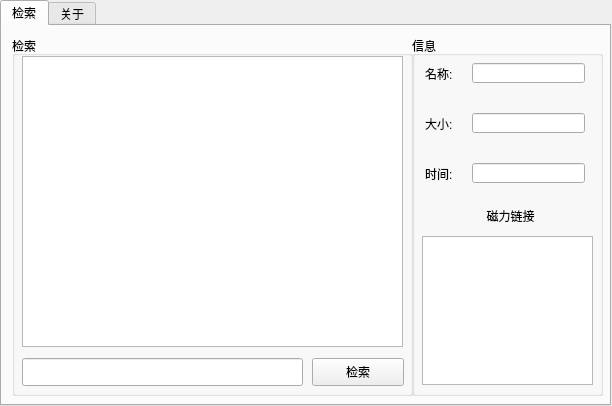
<?xml version="1.0" encoding="UTF-8"?>
<ui version="4.0">
 <class>MainWindow</class>
 <widget class="QMainWindow" name="MainWindow">
  <property name="geometry">
   <rect>
    <x>0</x>
    <y>0</y>
    <width>612</width>
    <height>406</height>
   </rect>
  </property>
  <property name="windowTitle">
   <string>DOPro2 - 阿拉克涅的啜食</string>
  </property>
  <property name="windowIcon">
   <iconset resource="Resource.qrc">
    <normaloff>:/pic/DOPro_icon_Round.png</normaloff>:/pic/DOPro_icon_Round.png</iconset>
  </property>
  <widget class="QWidget" name="centralWidget">
   <widget class="QTabWidget" name="tabWidget">
    <property name="geometry">
     <rect>
      <x>0</x>
      <y>0</y>
      <width>611</width>
      <height>406</height>
     </rect>
    </property>
    <property name="currentIndex">
     <number>0</number>
    </property>
    <widget class="QWidget" name="tab">
     <attribute name="title">
      <string>检索</string>
     </attribute>
     <widget class="QGroupBox" name="groupBox">
      <property name="geometry">
       <rect>
        <x>10</x>
        <y>10</y>
        <width>401</width>
        <height>360</height>
       </rect>
      </property>
      <property name="title">
       <string>检索</string>
      </property>
      <widget class="QListWidget" name="listWidget">
       <property name="geometry">
        <rect>
         <x>10</x>
         <y>20</y>
         <width>381</width>
         <height>291</height>
        </rect>
       </property>
      </widget>
      <widget class="QLineEdit" name="lineEdit">
       <property name="geometry">
        <rect>
         <x>10</x>
         <y>322</y>
         <width>281</width>
         <height>28</height>
        </rect>
       </property>
      </widget>
      <widget class="QPushButton" name="pushButton">
       <property name="geometry">
        <rect>
         <x>300</x>
         <y>322</y>
         <width>92</width>
         <height>28</height>
        </rect>
       </property>
       <property name="text">
        <string>检索</string>
       </property>
      </widget>
     </widget>
     <widget class="QGroupBox" name="groupBox_2">
      <property name="geometry">
       <rect>
        <x>410</x>
        <y>10</y>
        <width>191</width>
        <height>360</height>
       </rect>
      </property>
      <property name="title">
       <string>信息</string>
      </property>
      <widget class="QLabel" name="label">
       <property name="geometry">
        <rect>
         <x>13</x>
         <y>30</y>
         <width>41</width>
         <height>16</height>
        </rect>
       </property>
       <property name="text">
        <string>名称:</string>
       </property>
      </widget>
      <widget class="QLineEdit" name="lineEdit_2">
       <property name="geometry">
        <rect>
         <x>60</x>
         <y>27</y>
         <width>113</width>
         <height>20</height>
        </rect>
       </property>
       <property name="readOnly">
        <bool>true</bool>
       </property>
      </widget>
      <widget class="QLineEdit" name="lineEdit_3">
       <property name="geometry">
        <rect>
         <x>60</x>
         <y>77</y>
         <width>113</width>
         <height>20</height>
        </rect>
       </property>
       <property name="readOnly">
        <bool>true</bool>
       </property>
      </widget>
      <widget class="QLabel" name="label_2">
       <property name="geometry">
        <rect>
         <x>13</x>
         <y>80</y>
         <width>41</width>
         <height>16</height>
        </rect>
       </property>
       <property name="text">
        <string>大小:</string>
       </property>
      </widget>
      <widget class="QLineEdit" name="lineEdit_4">
       <property name="geometry">
        <rect>
         <x>60</x>
         <y>127</y>
         <width>113</width>
         <height>20</height>
        </rect>
       </property>
       <property name="readOnly">
        <bool>true</bool>
       </property>
      </widget>
      <widget class="QLabel" name="label_3">
       <property name="geometry">
        <rect>
         <x>13</x>
         <y>130</y>
         <width>41</width>
         <height>16</height>
        </rect>
       </property>
       <property name="text">
        <string>时间:</string>
       </property>
      </widget>
      <widget class="QLabel" name="label_4">
       <property name="geometry">
        <rect>
         <x>3</x>
         <y>170</y>
         <width>191</width>
         <height>20</height>
        </rect>
       </property>
       <property name="text">
        <string>磁力链接</string>
       </property>
       <property name="alignment">
        <set>Qt::AlignCenter</set>
       </property>
      </widget>
      <widget class="QTextBrowser" name="textBrowser">
       <property name="geometry">
        <rect>
         <x>10</x>
         <y>200</y>
         <width>171</width>
         <height>149</height>
        </rect>
       </property>
      </widget>
     </widget>
    </widget>
    <widget class="QWidget" name="tab_2">
     <attribute name="title">
      <string>关于</string>
     </attribute>
     <widget class="QGraphicsView" name="graphicsView">
      <property name="geometry">
       <rect>
        <x>50</x>
        <y>-5</y>
        <width>501</width>
        <height>151</height>
       </rect>
      </property>
      <property name="styleSheet">
       <string notr="true">border-image: url(:/pic/DO_Logo2.png);</string>
      </property>
     </widget>
     <widget class="Line" name="line">
      <property name="geometry">
       <rect>
        <x>30</x>
        <y>180</y>
        <width>281</width>
        <height>20</height>
       </rect>
      </property>
      <property name="orientation">
       <enum>Qt::Horizontal</enum>
      </property>
     </widget>
     <widget class="QLabel" name="label_5">
      <property name="geometry">
       <rect>
        <x>30</x>
        <y>150</y>
        <width>281</width>
        <height>41</height>
       </rect>
      </property>
      <property name="font">
       <font>
        <family>微软雅黑</family>
        <pointsize>12</pointsize>
       </font>
      </property>
      <property name="text">
       <string>DOProgram2-阿拉克涅的啜食</string>
      </property>
     </widget>
     <widget class="QLabel" name="label_6">
      <property name="geometry">
       <rect>
        <x>110</x>
        <y>190</y>
        <width>201</width>
        <height>31</height>
       </rect>
      </property>
      <property name="font">
       <font>
        <family>微软雅黑 Light</family>
        <pointsize>10</pointsize>
       </font>
      </property>
      <property name="text">
       <string>Powered by Dream Office</string>
      </property>
     </widget>
     <widget class="QLabel" name="label_7">
      <property name="geometry">
       <rect>
        <x>460</x>
        <y>360</y>
        <width>151</width>
        <height>20</height>
       </rect>
      </property>
      <property name="text">
       <string>&lt;html&gt;&lt;head/&gt;&lt;body&gt;&lt;p&gt;&lt;span style=&quot; color:#767676;&quot;&gt;version 1.0.0 beta&lt;/span&gt;&lt;/p&gt;&lt;/body&gt;&lt;/html&gt;</string>
      </property>
     </widget>
     <widget class="QLabel" name="label_8">
      <property name="geometry">
       <rect>
        <x>190</x>
        <y>240</y>
        <width>111</width>
        <height>31</height>
       </rect>
      </property>
      <property name="font">
       <font>
        <family>微软雅黑</family>
        <pointsize>11</pointsize>
       </font>
      </property>
      <property name="text">
       <string>制作人：梦想</string>
      </property>
     </widget>
     <widget class="QLabel" name="label_9">
      <property name="geometry">
       <rect>
        <x>210</x>
        <y>270</y>
        <width>101</width>
        <height>31</height>
       </rect>
      </property>
      <property name="font">
       <font>
        <family>微软雅黑</family>
        <pointsize>11</pointsize>
       </font>
      </property>
      <property name="text">
       <string>创意：梦想</string>
      </property>
     </widget>
     <widget class="QLabel" name="label_10">
      <property name="geometry">
       <rect>
        <x>210</x>
        <y>300</y>
        <width>101</width>
        <height>31</height>
       </rect>
      </property>
      <property name="font">
       <font>
        <family>微软雅黑</family>
        <pointsize>11</pointsize>
       </font>
      </property>
      <property name="text">
       <string>设计：小黑</string>
      </property>
     </widget>
     <widget class="QGraphicsView" name="graphicsView_2">
      <property name="geometry">
       <rect>
        <x>370</x>
        <y>150</y>
        <width>191</width>
        <height>191</height>
       </rect>
      </property>
      <property name="styleSheet">
       <string notr="true">border-image: url(:/pic/DOPro_icon_Round.png);</string>
      </property>
     </widget>
    </widget>
   </widget>
  </widget>
 </widget>
 <resources>
  <include location="Resource.qrc"/>
 </resources>
 <connections/>
</ui>
